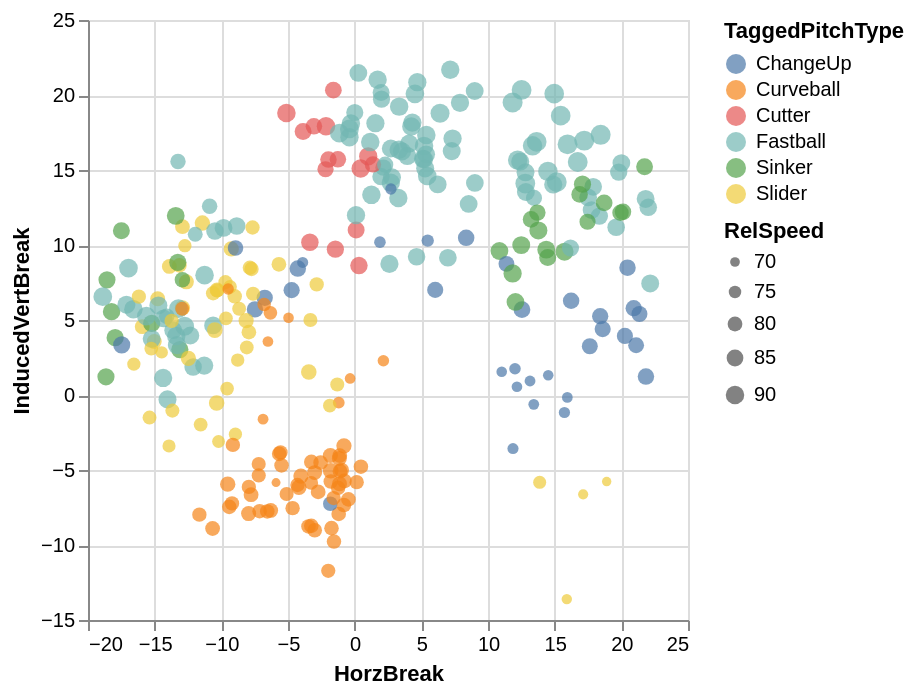

Notebook code cell kept with this figure:
### Markdown cell above
Here, I think a boxplot might be one of the best options to display our expectation for the speed of pitches. Here, we observe about what we would expect:

- The fastballs are the fastest, 4-seam being the highest velocity pitch of the three (this is commonly observed in almost every pitcher)
- Breaking balls are usually the slowest, pitches that focus more on their motion and movement likely won't have the same raw speed as others
- Major variation in changeup velocity, since it heavily depends on the speed of a specific pitcher's fastball

I chose this setup so we could see the explicit differences between pitch types and, again, so that an individual could intuit which categories pitches fall into based on their average velocity. However, this graph does suffer from a lack of nuance when it comes to evaluating college pitchers, as there is a high amount of variability between each type of pitch among different pitchers. For example, some pitchers base their game around a high-velo fastball and are likely to have less power on their other pitches, while others aim to keep their pitches in a similar speed zone so the break of certain pitches is more pronounced (and thus harder to pitch).

For our final plot, we will use the interactive library Altair. We'll be comparing horizontal break vs induced vertical break (two of our most important tools in identifying pitches) with some extra incodings to indicate pitch type and speed.

### Code cell
import altair as alt

alt.data_transformers.disable_max_rows()

alt.Chart(baseball_simple).mark_circle().encode(
    x='HorzBreak:Q',
    y='InducedVertBreak:Q',
    color='TaggedPitchType',
    size = alt.Size('RelSpeed:Q', scale = alt.Scale(zero = False, range = [20, 100])),
    tooltip=['TaggedPitchType','RelSpeed','HorzBreak','InducedVertBreak']
).interactive()

### Figure 1 — Vega-Lite specification as saved in the notebook (floating-point values rounded to 4 significant figures; data arrays with more than 128 entries replaced by an {"elided": "..."} marker saying what was removed)
{"config": {"view": {"continuousWidth": 300, "continuousHeight": 300}}, "data": {"name": "data-1e27997c8b922a0a8d9ecc4efb3e1627"}, "mark": {"type": "circle"}, "encoding": {"color": {"field": "TaggedPitchType", "type": "nominal"}, "size": {"field": "RelSpeed", "scale": {"range": [20, 100], "zero": false}, "type": "quantitative"}, "tooltip": [{"field": "TaggedPitchType", "type": "nominal"}, {"field": "RelSpeed", "type": "quantitative"}, {"field": "HorzBreak", "type": "quantitative"}, {"field": "InducedVertBreak", "type": "quantitative"}], "x": {"field": "HorzBreak", "type": "quantitative"}, "y": {"field": "InducedVertBreak", "type": "quantitative"}}, "params": [{"name": "param_1e9efca18e7a2868", "select": {"type": "interval", "encodings": ["x", "y"]}, "bind": "scales"}], "$schema": "https://vega.github.io/schema/vega-lite/v6.4.1.json", "datasets": {"data-1e27997c8b922a0a8d9ecc4efb3e1627": {"elided": "294 records"}}}
